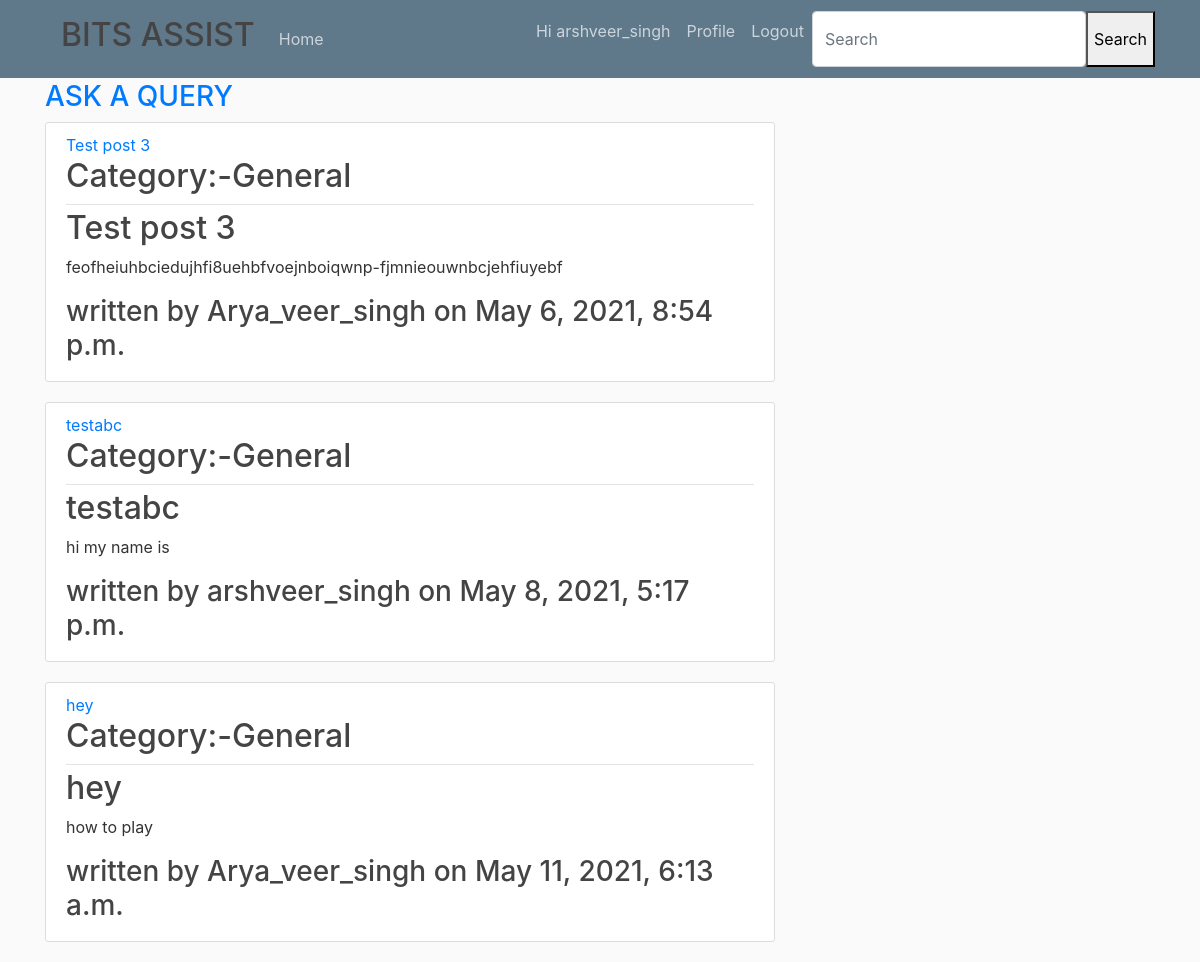
/home/ (signed in), run on the app's committed database.
### query/models.py (models this page shows, shortened)
class posts(models.Model):
    writer=models.ForeignKey(User, on_delete=models.CASCADE)
    title=models.CharField(max_length=30)
    content=models.TextField()
    Date_posted=models.DateTimeField(default=timezone.now)
    Subject=models.TextField(default='General')
    report = models.BooleanField(default=False)
    avg_rating = models.DecimalField(default=0.00, decimal_places=2, max_digits=4)
    times_rated = models.IntegerField(default=0)

### query/views.py (the view)
# urls.py: path('home/', PostListView.as_view(),name='home_page'),
class PostListView(ListView):
    model= posts
    template_name = 'query/home.html'
    context_object_name='posts'
    ordering=['-avg_rating']

### query/templates/query/home.html
{% extends 'query/base.html' %}
{% load socialaccount %}
{% block content %}
  {% if user.is_authenticated %}
      <h3><a class="mr-2" href="{% url 'post_create' %}">ASK A QUERY</a></h3>
     {% for post in posts %}
        <article class="media content-section">
            <div class="media-body">
                <div class="article-metadata">
                    <a class="mr-2" href="{% url 'comment_create' post.id %}">{{ post.title }}</a>
                    <h2>Category:-{{ post.Subject }}</h2>
                </div>
                <h2>{{ post.title }}</h2>
                <p class="article-content">{{ post.content }}</p>
                <h3>written by {{ post.writer }} on {{ post.Date_posted}}</h3>
            </div>
        </article>
    {% endfor %}
      {% else %}
      <script>
    window.location.href = "{% provider_login_url 'google' %}";
      </script>
  {% endif %}
{% endblock%}

### query/templates/query/base.html (shortened to what this page needs)
{% load static %}
{% load socialaccount %}
<!DOCTYPE html>
<html lang="en">
<head>
    <link rel="stylesheet" href="https://maxcdn.bootstrapcdn.com/bootstrap/4.0.0/css/bootstrap.min.css">
    <link rel="stylesheet" type="text/css" href="{% static 'query/main.css' %}">
</head>
<body>
    <header class="site-header">
    <nav class="navbar navbar-expand-md navbar-dark bg-steel fixed-top">
    <div class="container">
      <h2 class="nav-item nav-link">BITS ASSIST</h2>
      <div class="collapse navbar-collapse" id="navbarToggle">
        <div class="navbar-nav mr-auto">
          <a class="nav-item nav-link" href={% url 'home_page' %}>Home</a>
        </div>
        <div class="navbar-nav">
            {% if user.is_authenticated %}
                <p class="nav-item nav-link">Hi {{ user.username }}</p>
                <a class="nav-item nav-link" href="{% url 'profile' %}">Profile</a>
                <a class="nav-item nav-link" href="{% url 'signout' %}">Logout</a>
            {% else %}
                <a class="nav-item nav-link" href="{% provider_login_url 'google' %}">Login</a>
            {% endif %}
                              <form class="d-flex" method=POST action="{% url 'search-venues' %}">
        <input class="form-control me-2" type="search" placeholder="Search" aria-label="Search" name="searched">
        <button type="submit">Search</button>
      </form>
        </div>
      </div>
    </div>
    </nav>
    </header>
    <main role="main" class="container">
        <div class="row">
        <div class="col-md-8">
          {% block content %}{% endblock %}
    </main>
</body>
</html>

### query/static/query/main.css (style rules this page uses)
body { background: #fafafa; color: #333333; margin-top: 5rem; }
h1, h2, h3, h4, h5, h6 { color: #444444; }
.bg-steel { background-color: #5f788a; }
.site-header .navbar-nav .nav-link { color: #cbd5db; }
.content-section { background: #ffffff; padding: 10px 20px; border: 1px solid #dddddd; border-radius: 3px; margin-bottom: 20px; }
.article-content { white-space: pre-line; }
.article-metadata { padding-bottom: 1px; margin-bottom: 4px; border-bottom: 1px solid #e3e3e3 }

### data on the page
posts: title "Test post 3", Subject "General", content "feofheiuhbciedujhfi8uehbfvoejnboiqwnp-fjmnieouwnbcjehfiuyebf", writer "Arya_veer_singh", Date_posted "May 6, 2021, 8:54 p.m."
posts: title "testabc", Subject "General", content "hi my name is", writer "arshveer_singh", Date_posted "May 8, 2021, 5:17 p.m."
posts: title "hey", Subject "General", content "how to play", writer "Arya_veer_singh", Date_posted "May 11, 2021, 6:13 a.m."

### other printed values
{{ user.username }} "arshveer_singh"
